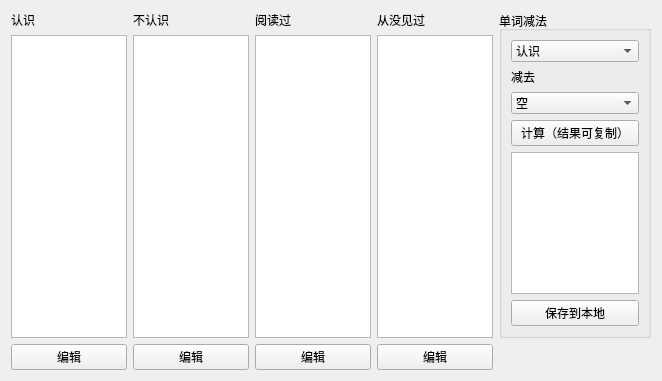
<?xml version="1.0" encoding="UTF-8"?>
<ui version="4.0">
 <class>PersonWordWidget</class>
 <widget class="QWidget" name="PersonWordWidget">
  <property name="geometry">
   <rect>
    <x>0</x>
    <y>0</y>
    <width>662</width>
    <height>381</height>
   </rect>
  </property>
  <property name="windowTitle">
   <string>Form</string>
  </property>
  <layout class="QGridLayout" name="gridLayout">
   <item row="1" column="4" rowspan="2">
    <widget class="QGroupBox" name="groupBox_2">
     <property name="title">
      <string>单词减法</string>
     </property>
     <layout class="QGridLayout" name="gridLayout_3">
      <item row="3" column="0">
       <widget class="QPushButton" name="pushButton_2">
        <property name="text">
         <string>计算（结果可复制）</string>
        </property>
       </widget>
      </item>
      <item row="2" column="0">
       <widget class="QComboBox" name="comboBox_2">
        <item>
         <property name="text">
          <string>空</string>
         </property>
        </item>
        <item>
         <property name="text">
          <string>Collins五星级词汇</string>
         </property>
        </item>
        <item>
         <property name="text">
          <string>Collins四星级词汇</string>
         </property>
        </item>
        <item>
         <property name="text">
          <string>Collins三星级词汇</string>
         </property>
        </item>
        <item>
         <property name="text">
          <string>Collins二星级词汇</string>
         </property>
        </item>
        <item>
         <property name="text">
          <string>Collins一星级词汇</string>
         </property>
        </item>
        <item>
         <property name="text">
          <string>初中</string>
         </property>
        </item>
        <item>
         <property name="text">
          <string>高中</string>
         </property>
        </item>
        <item>
         <property name="text">
          <string>大学</string>
         </property>
        </item>
        <item>
         <property name="text">
          <string>四级</string>
         </property>
        </item>
        <item>
         <property name="text">
          <string>六级</string>
         </property>
        </item>
        <item>
         <property name="text">
          <string>考研</string>
         </property>
        </item>
        <item>
         <property name="text">
          <string>雅思</string>
         </property>
        </item>
        <item>
         <property name="text">
          <string>托福</string>
         </property>
        </item>
       </widget>
      </item>
      <item row="0" column="0">
       <widget class="QComboBox" name="comboBox">
        <item>
         <property name="text">
          <string>认识</string>
         </property>
        </item>
        <item>
         <property name="text">
          <string>不认识</string>
         </property>
        </item>
        <item>
         <property name="text">
          <string>阅读过</string>
         </property>
        </item>
        <item>
         <property name="text">
          <string>从没见过</string>
         </property>
        </item>
       </widget>
      </item>
      <item row="4" column="0">
       <widget class="QTextEdit" name="textEdit"/>
      </item>
      <item row="1" column="0">
       <widget class="QLabel" name="label_8">
        <property name="text">
         <string>减去</string>
        </property>
       </widget>
      </item>
      <item row="5" column="0">
       <widget class="QPushButton" name="pushButton_3">
        <property name="text">
         <string>保存到本地</string>
        </property>
       </widget>
      </item>
     </layout>
    </widget>
   </item>
   <item row="0" column="0" colspan="5">
    <layout class="QHBoxLayout" name="horizontalLayout"/>
   </item>
   <item row="2" column="3">
    <widget class="QListWidget" name="listWidget_nerverRead">
     <property name="alternatingRowColors">
      <bool>true</bool>
     </property>
    </widget>
   </item>
   <item row="1" column="3">
    <widget class="QLabel" name="label_7">
     <property name="text">
      <string>从没见过</string>
     </property>
    </widget>
   </item>
   <item row="1" column="2">
    <widget class="QLabel" name="label_6">
     <property name="text">
      <string>阅读过</string>
     </property>
    </widget>
   </item>
   <item row="1" column="1">
    <widget class="QLabel" name="label_5">
     <property name="text">
      <string>不认识</string>
     </property>
    </widget>
   </item>
   <item row="2" column="2">
    <widget class="QListWidget" name="listWidget_notSigned">
     <property name="alternatingRowColors">
      <bool>true</bool>
     </property>
    </widget>
   </item>
   <item row="1" column="0">
    <widget class="QLabel" name="label_4">
     <property name="text">
      <string>认识</string>
     </property>
    </widget>
   </item>
   <item row="2" column="0">
    <widget class="QListWidget" name="listWidget_known">
     <property name="alternatingRowColors">
      <bool>true</bool>
     </property>
    </widget>
   </item>
   <item row="2" column="1">
    <widget class="QListWidget" name="listWidget_unknown">
     <property name="alternatingRowColors">
      <bool>true</bool>
     </property>
    </widget>
   </item>
   <item row="3" column="0">
    <widget class="QPushButton" name="pushButton">
     <property name="text">
      <string>编辑</string>
     </property>
    </widget>
   </item>
   <item row="3" column="1">
    <widget class="QPushButton" name="pushButton_4">
     <property name="text">
      <string>编辑</string>
     </property>
    </widget>
   </item>
   <item row="3" column="2">
    <widget class="QPushButton" name="pushButton_5">
     <property name="text">
      <string>编辑</string>
     </property>
    </widget>
   </item>
   <item row="3" column="3">
    <widget class="QPushButton" name="pushButton_6">
     <property name="text">
      <string>编辑</string>
     </property>
    </widget>
   </item>
  </layout>
 </widget>
 <resources/>
 <connections/>
</ui>
